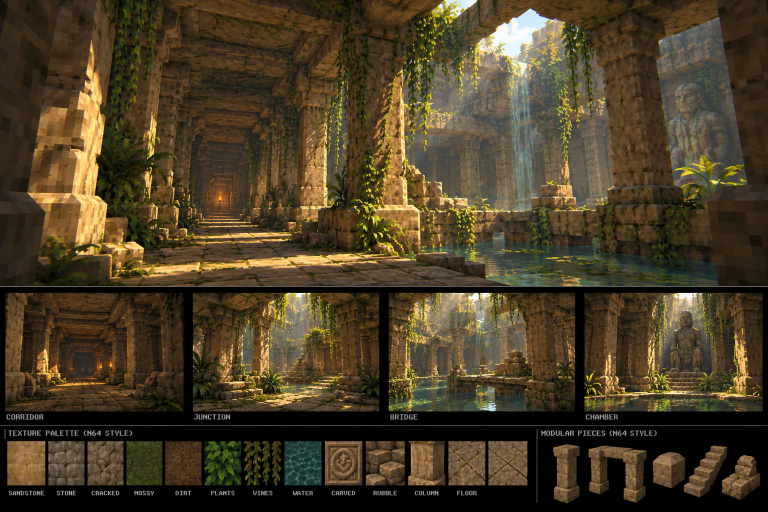
#> input picture art/environment-reference.png, 1536 x 1024 px, found by its file name (shown at 1/2 size)
$ python make_textures.py
#> lines starting #> are read from the running program, lines starting #| are printed output that depends on the picture
#!/usr/bin/env python3
"""Generate the environment textures in the palette of the environment reference.

    python3 tools/make_textures.py [--preview sheet.png]

Colour ramps are sampled from the texture-palette strip of
art/environment-reference.png; the patterns (block courses, moss, cracks,
carvings, diamond floor tiles, vines, ferns, torches) are generated, so
every tile is seamless and sharp at the game's resolution.

Each texture is generated together with a height field, from which come:

- `<name>_n.png`: a tangent-space normal map (OpenGL convention: +Y points
  to the top of the image), so lights rake across bevels, joints and cracks;
- `<name>_orm.png`: occlusion (R, cavities from the height field), roughness
  (G: matte sandstone, worn tiles, wet moss) and metallic (B, always 0), the
  glTF packing Bevy reads for `occlusion_texture` and
  `metallic_roughness_texture`.

Output goes to crates/zrpg/assets/env/, where the game embeds it.
Needs Pillow and NumPy. Deterministic: same reference, same textures.
"""
import argparse
import os

import numpy as np
from PIL import Image

REFERENCE = "art/environment-reference.png"
OUT_DIR = "crates/zrpg/assets/env"
SIZE = 64
# Height-to-normal steepness: higher = deeper-looking relief.
RELIEF = 3.0

# x-ranges of the swatches in the reference's "TEXTURE PALETTE" strip.
SWATCH_ROWS = (885, 965)
SWATCHES = {
    "sandstone": (14, 91),
    "stone": (97, 169),
    "cracked": (175, 247),
    "mossy": (253, 324),
    "dirt": (331, 403),
    "plants": (413, 481),
    "vines": (488, 560),
    "carved": (650, 725),
    "floor": (897, 971),
}


class Tex:
    """A generated texture: colour, height (0 = deepest, 1 = proud),
    roughness (0 = glossy, 1 = matte) and, for cutouts, alpha."""

    def __init__(self, albedo, height, rough, alpha=None):
        self.albedo, self.height, self.rough, self.alpha = albedo, height, rough, alpha


# --- palette ----------------------------------------------------------------

def sample_ramps(path):
    """Five tones per swatch, dark to light, plus a deeper shadow and a
    brighter highlight so bevels can catch the light."""
    im = np.asarray(Image.open(path).convert("RGB")).astype(float)
    y0, y1 = SWATCH_ROWS
    ramps = {}
    for name, (x0, x1) in SWATCHES.items():
        px = im[y0:y1, x0 + 3 : x1 - 3].reshape(-1, 3)
        if name == "vines":
            px = px[px.max(axis=1) > 50]  # skip the dark gaps between strands
        order = np.argsort(px @ [0.299, 0.587, 0.114])
        tones = []
        for q in (0.05, 0.25, 0.5, 0.75, 0.95):
            i = int(q * (len(order) - 1))
            k = max(1, len(order) // 40)
            tones.append(px[order[max(0, i - k) : i + k + 1]].mean(axis=0))
        tones = [tones[0] * 0.62] + tones + [np.minimum(tones[-1] * 1.22, 255)]
        ramps[name] = np.array(tones)
    return ramps


def shade(ramp, t):
    """Map t in [0, 1] (array) onto a colour ramp."""
    t = np.clip(t, 0.0, 1.0) * (len(ramp) - 1)
    i = np.minimum(t.astype(int), len(ramp) - 2)
    f = (t - i)[..., None]
    return ramp[i] * (1 - f) + ramp[i + 1] * f


# --- noise, layout and relief --------------------------------------------------

def tile_noise(rng, cells, octaves=3, size=SIZE):
    """Seamless value noise in [0, 1]."""
    total = np.zeros((size, size))
    amp, norm = 1.0, 0.0
    for o in range(octaves):
        c = cells * 2**o
        grid = rng.random((c, c))
        pos = np.arange(size) * c / size
        i0 = pos.astype(int)
        f = pos - i0
        f = f * f * (3 - 2 * f)
        i1 = (i0 + 1) % c
        top = grid[i0][:, i0] * (1 - f) + grid[i0][:, i1] * f
        bot = grid[i1][:, i0] * (1 - f) + grid[i1][:, i1] * f
        total += (top * (1 - f)[:, None] + bot * f[:, None]) * amp
        norm += amp
        amp *= 0.5
    return total / norm


def chunky_noise(rng, cluster=2, size=SIZE):
    """Coarse grain: random values in 2x2-texel clusters, like the
    reference's sandstone."""
    n = size // cluster
    return np.kron(rng.random((n, n)), np.ones((cluster, cluster)))


def courses(rng, n_courses, min_w, max_w, size=SIZE):
    """Staggered block courses that tile horizontally. Returns per-pixel
    block ids and the mortar mask."""
    h = size // n_courses
    ids = np.zeros((size, size), int)
    mortar = np.zeros((size, size), bool)
    next_id = 0
    for c in range(n_courses):
        widths = []
        while sum(widths) < size:
            widths.append(int(rng.integers(min_w, max_w + 1)))
        widths[-1] -= sum(widths) - size
        if widths[-1] < min_w * 0.6 and len(widths) > 1:
            widths[-2] += widths.pop()
        x = int(rng.integers(0, size))
        for w in widths:
            cols = (np.arange(x, x + w)) % size
            rows = slice(c * h, (c + 1) * h)
            ids[rows, cols] = next_id
            mortar[c * h + h - 1, cols] = True
            mortar[rows, cols[0]] = True
            next_id += 1
            x += w
    return ids, mortar


def distance_to(mask, max_dist=8):
    """Wrapped city-block distance from every pixel to the nearest True."""
    d = np.where(mask, 0.0, float(max_dist))
    for _ in range(max_dist):
        for axis in (0, 1):
            for shift in (1, -1):
                d = np.minimum(d, np.roll(d, shift, axis=axis) + 1)
    return d


def bevel(dist, width):
    """0 at an edge, rising smoothly to 1 at `width` pixels in."""
    t = np.clip(dist / width, 0.0, 1.0)
    return t * t * (3 - 2 * t)


def blur(a, radius=2):
    out = a.copy()
    for axis in (0, 1):
        acc = out.copy()
        for s in range(1, radius + 1):
            acc += np.roll(out, s, axis=axis) + np.roll(out, -s, axis=axis)
        out = acc / (2 * radius + 1)
    return out


def normal_map(height, relief=RELIEF):
    """Tangent-space normals, OpenGL convention: x right, y up the image."""
    dx = (np.roll(height, -1, axis=1) - np.roll(height, 1, axis=1)) * 0.5
    drow = (np.roll(height, -1, axis=0) - np.roll(height, 1, axis=0)) * 0.5
    n = np.dstack([-dx * relief, drow * relief, np.ones_like(height)])
    return n / np.linalg.norm(n, axis=2, keepdims=True)


def occlusion(height):
    """Cavities (pixels lower than their surroundings) get less ambient light."""
    cavity = np.clip(blur(height, 2) - height, 0.0, None)
    return np.clip(1.0 - cavity * 2.2, 0.4, 1.0)


# --- environment textures --------------------------------------------------------

def sandstone_wall(r, seed, n_courses=4):
    rng = np.random.default_rng(seed)
    ids, mortar = courses(rng, n_courses, 24, 42)
    dist = distance_to(mortar)
    edge = bevel(dist, 2.5)
    tone = rng.normal(0.5, 0.13, ids.max() + 1)[ids]
    grain = chunky_noise(rng) - 0.5
    t = (
        tone
        + (tile_noise(rng, 16, 2) - 0.5) * 0.3
        + (tile_noise(rng, 2, 2) - 0.5) * 0.25
        + grain * 0.22
        + (edge - 1) * 0.12  # a hint of baked shading at the joints
    )
    pits = rng.random((SIZE, SIZE)) < 0.035
    t = np.where(pits, t - 0.25, t)
    albedo = shade(r["sandstone"], t)
    albedo[mortar] = shade(r["stone"], 0.05 + rng.random(mortar.sum()) * 0.15)

    height = 0.2 + 0.8 * edge + grain * 0.1 + (tile_noise(rng, 8, 2) - 0.5) * 0.08
    height = np.where(pits, height - 0.3, height)
    height[mortar] = 0.0
    rough = 0.86 + tile_noise(rng, 8, 2) * 0.1
    rough[mortar] = 0.95
    return Tex(albedo, height, rough), (ids, mortar)


def mossy_wall(r, seed):
    tex, (ids, mortar) = sandstone_wall(r, seed)
    rng = np.random.default_rng(seed + 100)
    y = np.arange(SIZE)[:, None] / SIZE
    ledge = np.roll(mortar, 1, axis=0) & ~mortar  # top rows of blocks catch moss
    m = tile_noise(rng, 6, 3) + y * 0.2 + mortar * 0.1 + ledge * 0.25
    moss = shade(r["mossy"], tile_noise(rng, 16, 2) * 1.2 - 0.05)
    dither = (np.indices((SIZE, SIZE)).sum(axis=0) % 2) == 0
    grow = (m > 0.8) | ((m > 0.72) & dither)
    tex.albedo[grow] = moss[grow]
    tex.height[grow] = np.maximum(tex.height[grow], 0.55) + tile_noise(rng, 16, 1)[grow] * 0.25
    tex.rough[grow] = 0.5  # damp moss catches a soft sheen
    return tex


def cracked_wall(r, seed):
    rng = np.random.default_rng(seed)
    tex, (ids, mortar) = sandstone_wall(r, seed)
    # Some blocks have weathered to grey stone.
    grey = rng.random(ids.max() + 1) < 0.35
    stone = shade(r["cracked"], tile_noise(rng, 16, 2) * 0.6 + 0.25)
    sel = grey[ids] & ~mortar
    tex.albedo[sel] = stone[sel]
    tex.rough[sel] = 0.95
    for _ in range(3):
        x, yy = float(rng.integers(0, SIZE)), float(rng.integers(0, SIZE // 2))
        for _ in range(int(rng.integers(18, 40))):
            xi, yi = int(x) % SIZE, int(yy)
            if yi >= SIZE:
                break
            tex.albedo[yi, xi] = r["cracked"][0] * 0.55
            tex.height[yi, xi] = 0.0
            nx = (xi + 1) % SIZE
            tex.albedo[yi, nx] *= 0.85
            tex.height[yi, nx] = min(tex.height[yi, nx], 0.45)
            yy += 1
            x += rng.choice([-1, 0, 0, 1])
    return tex


def carved_wall(r, seed):
    tex, _ = sandstone_wall(r, seed)
    rng = np.random.default_rng(seed + 7)
    ramp = r["carved"]
    yy, xx = np.mgrid[0:SIZE, 0:SIZE] + 0.5
    x0, x1, y0, y1 = 12, 52, 10, 54
    inside = (xx > x0) & (xx < x1) & (yy > y0) & (yy < y1)
    grain = (tile_noise(rng, 16, 2) - 0.5) * 0.15
    # The panel: a recessed field inside a raised, bevelled frame.
    border = np.minimum.reduce([xx - x0, x1 - xx, yy - y0, y1 - yy])
    frame = inside & (border < 4)
    tex.albedo[inside] = shade(ramp, 0.5 + grain)[inside]
    tex.albedo[frame] = shade(ramp, 0.66 + grain)[frame]
    tex.height[inside] = 0.5 + grain[inside]
    tex.height[frame] = (0.5 + 0.45 * np.sin(np.clip(border / 4, 0, 1) * np.pi))[frame]
    # A ring and a four-pointed star cut into the field.
    cx, cy = 32, 32
    d = np.hypot(xx - cx, yy - cy)
    ring = (d > 10) & (d < 14)
    star = (np.abs(xx - cx) + np.abs(yy - cy) * 2.2 < 9) | (
        np.abs(yy - cy) + np.abs(xx - cx) * 2.2 < 9
    )
    cut = ring | star
    tex.albedo[cut] = shade(ramp, 0.42 + grain)[cut]
    tex.height[cut] = 0.22
    tex.rough[inside] = 0.72  # dressed stone, smoother than the blocks
    return tex


def floor_tiles(r, seed, mossy=False):
    """Diamond flagstones, as in the reference's FLOOR swatch."""
    rng = np.random.default_rng(seed)
    yy, xx = np.mgrid[0:SIZE, 0:SIZE]
    p = 32
    a, b = (xx + yy) % p, (xx - yy) % p
    seam = (a == 0) | (b == 0)
    tile_id = ((xx + yy) // p) * 7 + ((xx - yy) % SIZE) // p
    edge = bevel(distance_to(seam), 3.0)
    tone = rng.normal(0.52, 0.1, tile_id.max() + 1)[tile_id]
    grain = chunky_noise(rng) - 0.5
    t = tone + (tile_noise(rng, 16, 2) - 0.5) * 0.3 + grain * 0.12 + (edge - 1) * 0.1
    albedo = shade(r["floor"], t)
    albedo[seam] = shade(r["dirt"], 0.1 + rng.random(seam.sum()) * 0.2)
    height = 0.15 + 0.85 * edge + grain * 0.06
    height[seam] = 0.0
    # Worn smooth by feet: the shiniest surface in the dungeon.
    rough = 0.55 + tile_noise(rng, 8, 2) * 0.15
    rough[seam] = 0.95
    m = tile_noise(rng, 4, 3)
    moss = shade(r["mossy"], tile_noise(rng, 16, 2))
    grow = seam & (m > (0.45 if mossy else 0.6))
    if mossy:
        grow |= (m > 0.72) & ~seam
    albedo[grow] = moss[grow]
    height[grow] = np.maximum(height[grow], 0.3)
    rough[grow] = 0.5
    return Tex(albedo, height, rough)


def ceiling(r, seed):
    rng = np.random.default_rng(seed)
    ids, mortar = courses(rng, 2, 26, 44)
    edge = bevel(distance_to(mortar), 3.0)
    tone = rng.normal(0.38, 0.08, ids.max() + 1)[ids]
    grain = chunky_noise(rng) - 0.5
    t = tone + (tile_noise(rng, 16, 2) - 0.5) * 0.3 + grain * 0.15 + (edge - 1) * 0.1
    albedo = (shade(r["sandstone"], t) * 0.55 + shade(r["stone"], t) * 0.45) * 0.82
    albedo[mortar] = r["stone"][0] * 0.8
    height = 0.2 + 0.8 * edge + grain * 0.08
    height[mortar] = 0.0
    return Tex(albedo, height, np.full((SIZE, SIZE), 0.9))


def trim(r, seed):
    """Dressed stone for baseboards and crown molding: smoother and paler
    than the walls, with a joint every half cell."""
    rng = np.random.default_rng(seed)
    x = np.arange(SIZE)[None, :] + np.zeros((SIZE, 1))
    joint = (x % 32 == 0)
    edge = bevel(distance_to(joint), 2.0)
    grain = chunky_noise(rng) - 0.5
    t = 0.62 + (tile_noise(rng, 8, 2) - 0.5) * 0.2 + grain * 0.08 + (edge - 1) * 0.1
    albedo = shade(r["sandstone"], t)
    albedo[joint] = r["stone"][1]
    height = 0.3 + 0.7 * edge + grain * 0.04
    height[joint] = 0.0
    return Tex(albedo, height, np.full((SIZE, SIZE), 0.7))


def stairs(r, seed):
    """Four steps of 16 px each: a rounded nosing at the front edge (row 15)
    and a crease at the back where the next riser meets the tread."""
    rng = np.random.default_rng(seed)
    ids, mortar = courses(rng, 4, 20, 30)
    tone = rng.normal(0.55, 0.08, ids.max() + 1)[ids]
    row = np.arange(SIZE)[:, None] % 16
    grain = chunky_noise(rng) - 0.5
    t = tone + (tile_noise(rng, 16, 2) - 0.5) * 0.3 + grain * 0.12
    t = np.where(row == 15, t + 0.15, t)
    t = np.where(row == 0, t - 0.15, t)
    albedo = shade(r["sandstone"], t)
    joint = mortar & (row != 15)
    albedo[joint] = r["stone"][1]
    profile = np.select([row == 0, row == 1, row >= 14], [0.35, 0.7, 0.8], 0.9)
    height = profile + grain * 0.06 + np.zeros((SIZE, SIZE))
    height[joint] = 0.2
    return Tex(albedo, height, np.full((SIZE, SIZE), 0.85))


def arch(r, seed):
    """The wall the stairs lead under: a dark arched passage."""
    tex, _ = sandstone_wall(r, seed)
    yy, xx = np.mgrid[0:SIZE, 0:SIZE] + 0.5
    cx, spring, radius = 32.0, 30.0, 20.0
    d = np.hypot(xx - cx, yy - spring)
    inside = (np.abs(xx - cx) < radius) & ((yy > spring) | (d < radius))
    ring = ~inside & (np.abs(xx - cx) < radius + 6) & ((yy > spring) | (d < radius + 6))
    depth = (1 - np.abs(xx - cx) / radius) * 0.6 + yy / SIZE * 0.4
    tex.albedo[inside] = (r["stone"][0] * 0.45 * (1 - depth[..., None] * 0.9))[inside]
    tex.height[inside] = 0.0
    tex.rough[inside] = 1.0
    angle = np.arctan2(yy - spring, xx - cx)
    joint = ring & (yy <= spring) & (d < radius + 5.5) & (np.abs(np.sin(angle * 4.5)) < 0.16)
    across = np.minimum(np.abs(np.maximum(d, np.abs(xx - cx)) - radius), radius + 6 - d)
    rt = 0.7 + (radius + 6 - np.maximum(d, np.abs(xx - cx))) * 0.03
    tex.albedo[ring] = shade(r["sandstone"], rt)[ring]
    tex.height[ring] = (0.35 + 0.65 * bevel(across, 2.0))[ring]
    tex.albedo[joint] = r["stone"][0]
    tex.height[joint] = 0.05
    return tex


def vines(r, seed):
    """Vines hanging from the top edge (cutout)."""
    rng = np.random.default_rng(seed)
    albedo = np.zeros((SIZE, SIZE, 3))
    height = np.zeros((SIZE, SIZE))
    alpha = np.zeros((SIZE, SIZE), bool)
    leaf, stem = r["plants"], r["vines"]

    def put(x, y, colour, h):
        if 0 <= y < SIZE:
            albedo[y, x % SIZE] = colour
            height[y, x % SIZE] = h
            alpha[y, x % SIZE] = True

    # A ragged band of foliage along the top.
    band = (tile_noise(rng, 8, 2)[0] * 9 + 2).astype(int)
    for x in range(SIZE):
        for y in range(band[x]):
            put(x, y, shade(leaf, np.array(0.25 + rng.random() * 0.6)), 0.5 + rng.random() * 0.5)
    for i in range(int(rng.integers(10, 13))):
        x0 = int((i + rng.random() * 0.8) * SIZE / 12)
        length = int(rng.integers(20, 58))
        phase = rng.random() * 6.28
        for y in range(length):
            x = x0 + int(round(1.4 * np.sin(y / 7 + phase)))
            put(x, y, stem[1] if y % 3 else stem[2], 0.5)
            if y % 3 == 1:
                side = 1 if (y // 3) % 2 else -1
                tone = 0.45 + rng.random() * 0.45
                for dx, dy in ((side, 0), (2 * side, 0), (side, 1), (2 * side, -1)):
                    put(x + dx, y + dy, shade(leaf, np.array(tone)), 0.8)
                put(x + 2 * side, y, shade(leaf, np.array(min(1.0, tone + 0.3))), 1.0)
    return Tex(albedo, height, np.full((SIZE, SIZE), 0.55), alpha)


def fern(r, seed, size=48):
    """A fern for the foot of a wall (cutout)."""
    rng = np.random.default_rng(seed)
    albedo = np.zeros((size, size, 3))
    height = np.zeros((size, size))
    alpha = np.zeros((size, size), bool)
    leaf = r["plants"]
    base = np.array([size / 2, size - 1.0])
    for k in range(9):
        a = -1.25 + 2.5 * k / 8 + rng.normal(0, 0.08)
        length = size * (0.42 + 0.18 * (1 - abs(a) / 1.3)) * (0.9 + rng.random() * 0.2)
        steps = int(length)
        for s in range(steps):
            u = s / steps
            # Rise along the angle, then droop at the tip.
            p = base + np.array([np.sin(a), -np.cos(a)]) * s + np.array([0, (u**2) * length * 0.55])
            tone = 0.3 + 0.55 * (1 - u) * 0.5 + rng.random() * 0.25
            x, y = int(p[0]), int(p[1])
            span = int(round((1 - u) * 4)) if s % 2 == 0 else 0
            for dx in range(-span, span + 1):
                for xx, yy in ((x + dx, y), (x, y + dx // 2)):
                    if 0 <= xx < size and 0 <= yy < size:
                        albedo[yy, xx] = shade(leaf, np.array(tone + (0.25 if dx < 0 else 0)))
                        height[yy, xx] = 1.0 - abs(dx) * 0.15
                        alpha[yy, xx] = True
    return Tex(albedo, height, np.full((size, size), 0.55), alpha)


def sconce(r, seed, w=16, h=24):
    """An iron wall bracket holding a wooden torch (cutout). The flame is
    a separate, glowing sprite drawn above it."""
    albedo = np.zeros((h, w, 3))
    height = np.zeros((h, w))
    alpha = np.zeros((h, w), bool)
    iron = np.array([[26, 24, 26], [48, 45, 46], [78, 74, 72]], float)
    wood = shade(r["dirt"], np.linspace(0.2, 0.9, 6))
    cx = w // 2
    # Torch shaft: from the top of the cup down to near the bottom.
    for y in range(4, h - 4):
        for x in (cx - 1, cx):
            albedo[y, x] = wood[min(5, (y + x) % 6)]
            height[y, x] = 0.7 if x == cx - 1 else 0.5
            alpha[y, x] = True
    # Cup around the top of the shaft, collar, and the wall plate.
    for y, half in ((3, 3), (4, 3), (5, 2), (12, 2), (h - 4, 2), (h - 3, 3), (h - 2, 3)):
        for x in range(cx - half, cx + half):
            albedo[y, x] = iron[2 if y in (3, h - 4) else 1]
            height[y, x] = 0.9 if y in (3, h - 4) else 0.6
            alpha[y, x] = True
    return Tex(albedo, height, np.full((h, w), 0.45), alpha)


def flame(w=16, h=24):
    """A torch flame: white-hot core, orange body, red tips (cutout,
    drawn unlit and glowing)."""
    yy, xx = np.mgrid[0:h, 0:w] + 0.5
    cx = w / 2
    # Teardrop: widest near the bottom, pointed at the top.
    u = 1 - yy / h  # 0 at the bottom, 1 at the top
    half = (w * 0.42) * np.sin(np.clip(u, 0, 1) * np.pi) ** 0.8 * (1 - u * 0.35)
    r = np.abs(xx - cx) / np.maximum(half, 1e-3)
    alpha = (r < 1) & (u > 0.06)
    heat = np.clip((1 - r) * (1.2 - u), 0, 1)
    colour = np.where(
        heat[..., None] > 0.7,
        [255, 246, 200],
        np.where(heat[..., None] > 0.4, [255, 170, 60], [215, 70, 30]),
    ).astype(float)
    return Tex(colour, np.full((h, w), 0.5), np.full((h, w), 1.0), alpha)


# --- output --------------------------------------------------------------------

def to_u8(a):
    return np.clip(a, 0, 255).astype(np.uint8)


def save(name, tex, maps=True):
    base = os.path.join(OUT_DIR, name)
    if tex.alpha is not None:
        rgba = np.dstack([to_u8(tex.albedo), np.where(tex.alpha, 255, 0).astype(np.uint8)])
        Image.fromarray(rgba, "RGBA").save(base + ".png", optimize=True)
    else:
        Image.fromarray(to_u8(tex.albedo), "RGB").save(base + ".png", optimize=True)
    if not maps:
        return
    n = normal_map(tex.height)
    Image.fromarray(to_u8((n * 0.5 + 0.5) * 255), "RGB").save(base + "_n.png", optimize=True)
    orm = np.dstack([occlusion(tex.height), tex.rough, np.zeros_like(tex.rough)])
    Image.fromarray(to_u8(orm * 255), "RGB").save(base + "_orm.png", optimize=True)


# [10 lines left out: function lit_preview, not called in this run]


def main():
    ap = argparse.ArgumentParser(description=__doc__.splitlines()[0])
    ap.add_argument("--preview", help="also write a preview sheet: colour | normals | roughness | lit")
    args = ap.parse_args()

    r = sample_ramps(REFERENCE)
#> after the loop in sample_ramps, `for name, (x0, x1) in SWATCHES.items():`: ramps = 9 items
#> r = 9 items
    textures = {
        "wall": sandstone_wall(r, 11)[0],
        "wall_mossy": mossy_wall(r, 12),
        "wall_cracked": cracked_wall(r, 13),
        "wall_carved": carved_wall(r, 14),
        "floor": floor_tiles(r, 21),
        "floor_mossy": floor_tiles(r, 22, mossy=True),
        "ceiling": ceiling(r, 31),
        "stairs": stairs(r, 41),
        "arch": arch(r, 11),
        "trim": trim(r, 81),
        "vines": vines(r, 51),
        "fern": fern(r, 61),
        "sconce": sconce(r, 71),
        "flame": flame(),
    }
#> call 2 of sandstone_wall, with seed = 12, n_courses = 4
#> in sandstone_wall (call 2), `ids, mortar = courses(rng, n_courses, 24, 42)`:
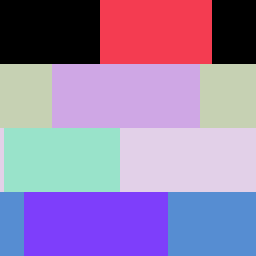
#> ids: shape (64, 64) int64 (shown 4 times larger); 8 distinct labels, from 0 to 7; one colour per label, 0 black
#> in sandstone_wall (call 2), `ids, mortar = courses(rng, n_courses, 24, 42)`:
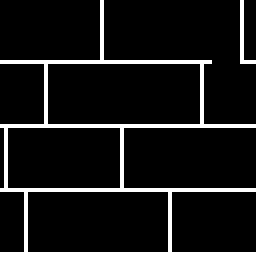
#> mortar: shape (64, 64) bool (shown 4 times larger); 9% white in thin lines or dots
#> call 2 of distance_to, with max_dist = 8
#> after the loop in distance_to (call 2), `for _ in range(max_dist):`:
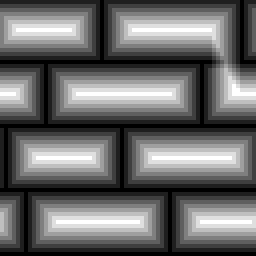
#> d: shape (64, 64) float64 (shown 4 times larger); min 0, max 8, mean 3.36; drawn with min black and max white
#> in sandstone_wall (call 2), `albedo[mortar] = shade(r["stone"], 0.05 + rng.random(mortar.sum()) * 0..`:
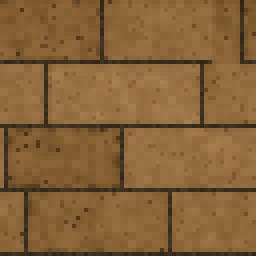
#> albedo: shape (64, 64, 3) float64 (shown 4 times larger); mean of channels 0, 1, 2 134.4, 98.7, 56.9; drawn as R, G, B
#> in sandstone_wall (call 2), `height[mortar] = 0.0`:
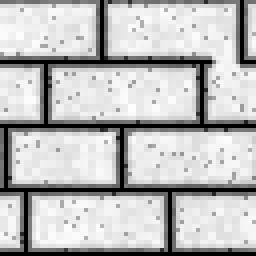
#> height: shape (64, 64) float64 (shown 4 times larger); min 0, max 1.08, mean 0.799; drawn with min black and max white
#> in shade (call 5), `f = (t - i)[..., None]`:
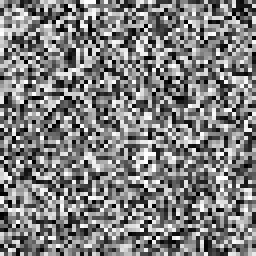
#> f: shape (64, 64, 1) float64 (shown 4 times larger); min 0, max 1, mean 0.499
#> in shade (call 5), `return ramp[i] * (1 - f) + ramp[i + 1] * f`:
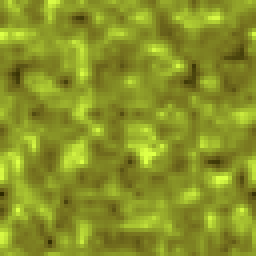
#> returned value: shape (64, 64, 3) float64 (shown 4 times larger); mean of channels 0, 1, 2 55.8, 59, 25; drawn with min black and max white
#> (the rest of the program and of its run is left out)
